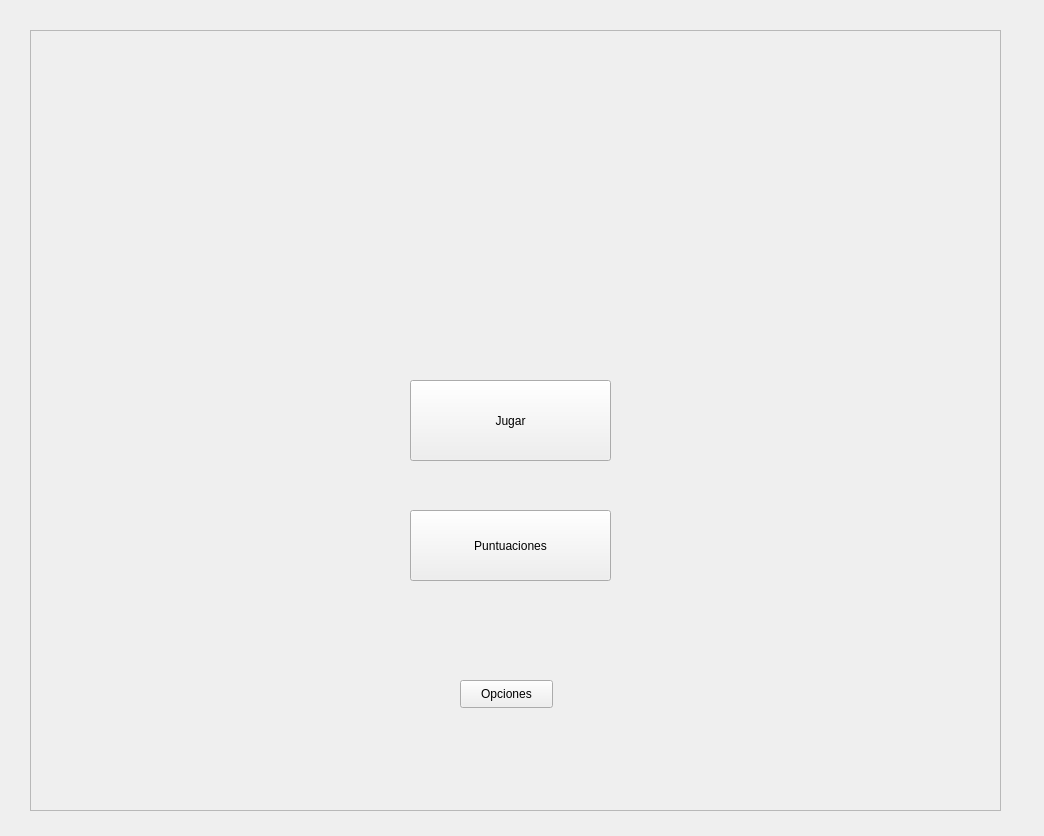
<?xml version="1.0" encoding="UTF-8"?>
<ui version="4.0">
 <class>MainWindow</class>
 <widget class="QMainWindow" name="MainWindow">
  <property name="geometry">
   <rect>
    <x>0</x>
    <y>0</y>
    <width>1044</width>
    <height>836</height>
   </rect>
  </property>
  <property name="windowTitle">
   <string>MainWindow</string>
  </property>
  <widget class="QWidget" name="centralwidget">
   <widget class="QLabel" name="Background">
    <property name="geometry">
     <rect>
      <x>-6</x>
      <y>-5</y>
      <width>1051</width>
      <height>841</height>
     </rect>
    </property>
    <property name="text">
     <string/>
    </property>
    <property name="pixmap">
     <pixmap>img/space9.gif</pixmap>
    </property>
    <property name="scaledContents">
     <bool>true</bool>
    </property>
   </widget>
   <widget class="QFrame" name="frame">
    <property name="geometry">
     <rect>
      <x>30</x>
      <y>30</y>
      <width>971</width>
      <height>781</height>
     </rect>
    </property>
    <property name="frameShape">
     <enum>QFrame::StyledPanel</enum>
    </property>
    <property name="frameShadow">
     <enum>QFrame::Raised</enum>
    </property>
    <widget class="QLabel" name="label">
     <property name="geometry">
      <rect>
       <x>160</x>
       <y>70</y>
       <width>661</width>
       <height>221</height>
      </rect>
     </property>
     <property name="text">
      <string/>
     </property>
     <property name="pixmap">
      <pixmap>img/Title3.png</pixmap>
     </property>
     <property name="scaledContents">
      <bool>true</bool>
     </property>
     <property name="alignment">
      <set>Qt::AlignCenter</set>
     </property>
    </widget>
    <widget class="QPushButton" name="BotonJugar">
     <property name="geometry">
      <rect>
       <x>380</x>
       <y>350</y>
       <width>201</width>
       <height>81</height>
      </rect>
     </property>
     <property name="text">
      <string>Jugar</string>
     </property>
    </widget>
    <widget class="QPushButton" name="BotonPuntuacion">
     <property name="geometry">
      <rect>
       <x>380</x>
       <y>480</y>
       <width>201</width>
       <height>71</height>
      </rect>
     </property>
     <property name="text">
      <string>Puntuaciones</string>
     </property>
    </widget>
    <widget class="QPushButton" name="botonopciones">
     <property name="geometry">
      <rect>
       <x>430</x>
       <y>650</y>
       <width>93</width>
       <height>28</height>
      </rect>
     </property>
     <property name="text">
      <string>Opciones</string>
     </property>
    </widget>
   </widget>
  </widget>
 </widget>
 <resources/>
 <connections/>
</ui>
